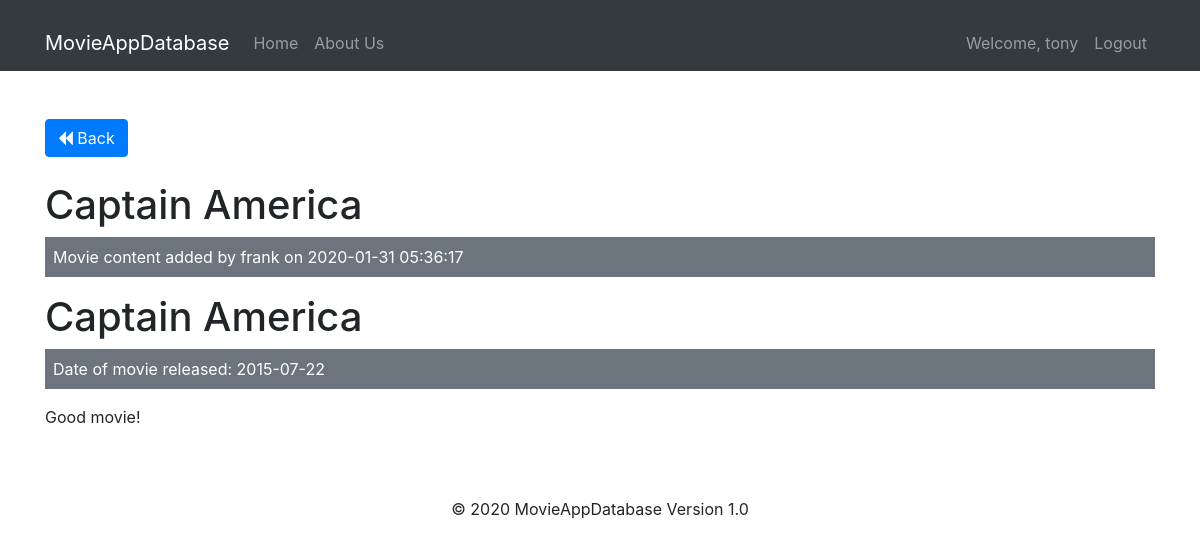
Page /movies/show/30 (signed in) on the committed database.
### tables this page shows
CREATE TABLE `movies` (
  `id` int(11) NOT NULL,
  `user_id` int(11) NOT NULL,
  `movie_name` varchar(255) NOT NULL,
  `date_release` date NOT NULL,
  `comments` text NOT NULL,
  `created_at` datetime NOT NULL DEFAULT current_timestamp()
);

CREATE TABLE `users` (
  `id` int(11) NOT NULL,
  `user_name` varchar(75) NOT NULL,
  `user_email` varchar(75) NOT NULL,
  `password` varchar(75) NOT NULL,
  `created_at` datetime NOT NULL DEFAULT current_timestamp()
);

### app/controllers/Movies.php (called while the page is built, shortened)
<?php
class Movies extends Controller
{
  public function __construct()
  {
    $this->movieModel = $this->model('Movie');
    $this->userModel = $this->model('User');
  }
  public function show($id)
  {
    $movie = $this->movieModel->getMovieById($id);
    $user = $this->userModel->getUserById($movie->user_id);
    $data = [
      'movie' => $movie,
      'user' => $user
    ];
    $this->view('movies/show', $data);
  }
}

### app/libraries/Core.php (called while the page is built, shortened)
<?php
class Core
{
  protected $currentMethod = 'index';
  public function __construct()
  {
    $url = $this->getUrl();
    if (file_exists('../app/controllers/' . ucwords($url[0]) . '.php')) {
      unset($url[0]);
    }
    $this->currentController = new $this->currentController;
    if (isset($url[1])) {
      if (method_exists($this->currentController, $url[1])) {
        $this->currentMethod = $url[1];
        unset($url[1]);
      }
    }
    $this->params = $url ? array_values($url) : [];
    call_user_func_array([$this->currentController, $this->currentMethod], $this->params);
  }
  public function getUrl()
  {
    if (isset($_GET['url'])) {
      $url = rtrim($_GET['url'], '/');
      $url = filter_var($url, FILTER_SANITIZE_URL);
      $url = explode('/', $url);
      return $url;
    }
  }
}

### public/index.php (called while the page is built, shortened)
<?php
  $init = new Core;

### app/libraries/Database.php (called while the page is built, shortened)
<?php
class Database
{
  private $host = DB_HOST;
  private $user = DB_USER;
  private $pass = DB_PASS;
  private $dbname = DB_NAME;
  private $dbh;
  private $stmt;
  public function __construct()
  {
    $dsn = 'mysql:host=' . $this->host . ';dbname=' . $this->dbname;
    $options = array(
      PDO::ATTR_PERSISTENT => true,
      PDO::ATTR_ERRMODE => PDO::ERRMODE_EXCEPTION
    );
    try {
      $this->dbh = new PDO($dsn, $this->user, $this->pass, $options);
    } catch (PDOException $e) {
      $this->error = $e->getMessage();
      echo $this->error;
    }
  }
  public function query($sql)
  {
    $this->stmt = $this->dbh->prepare($sql);
  }
  public function bind($param, $value, $type = null)
  {
    if (is_null($type)) {
      switch (true) {
        default:
          $type = PDO::PARAM_STR;
      }
    }
    $this->stmt->bindValue($param, $value, $type);
  }
  public function execute()
  {
    return $this->stmt->execute();
  }
  public function single()
  {
    $this->execute();
    return $this->stmt->fetch(PDO::FETCH_OBJ);
  }
}

### app/models/Movie.php (called while the page is built, shortened)
<?php
class Movie
{
  private $db;
  public function __construct()
  {
    $this->db = new Database;
  }
  public function getMovieById($id)
  {
    $this->db->query('SELECT * FROM movies WHERE id = :id');
    $this->db->bind(':id', $id);
    $row = $this->db->single();
    return $row;
  }
}

### app/models/User.php (called while the page is built, shortened)
<?php
class User
{
  private $db;
  public function __construct()
  {
    $this->db = new Database;
  }
  public function getUserById($id)
  {
    $this->db->query('SELECT * FROM users WHERE id = :id');
    $this->db->bind(':id', $id);
    $row = $this->db->single();
    return $row;
  }
}

### app/views/movies/show.php (the view, shortened to what this page needs)
<?php require APPROOT . '/views/inc/header.php'; ?>
<a href="<?php echo URLROOT; ?>/movies" class="btn btn-primary"><i class="fa fa-backward"></i> Back</a>
<br>
<br>
<h1><?php echo $data['movie']->movie_name; ?></h1>
<div class="bg-secondary text-white p-2 mb-3">
  Movie content added by <?php echo $data['user']->user_name; ?> on <?php echo $data['movie']->created_at; ?>
</div>
<h1><?php echo $data['movie']->movie_name; ?></h1>
<div class="bg-secondary text-white p-2 mb-3">
Date of movie released: <?php echo $data['movie']->date_release; ?>
</div>
<p><?php echo $data['movie']->comments; ?></p>
<?php require APPROOT . '/views/inc/footer.php'; ?>

### rows in the picture
movies: movie_name "Captain America", created_at "2020-01-31 05:36:17", date_release "2015-07-22", comments "Good movie!"
users: user_name "frank"

### other values in the picture
SITENAME "MovieAppDatabase"
$_SESSION['user_name'] "tony"
